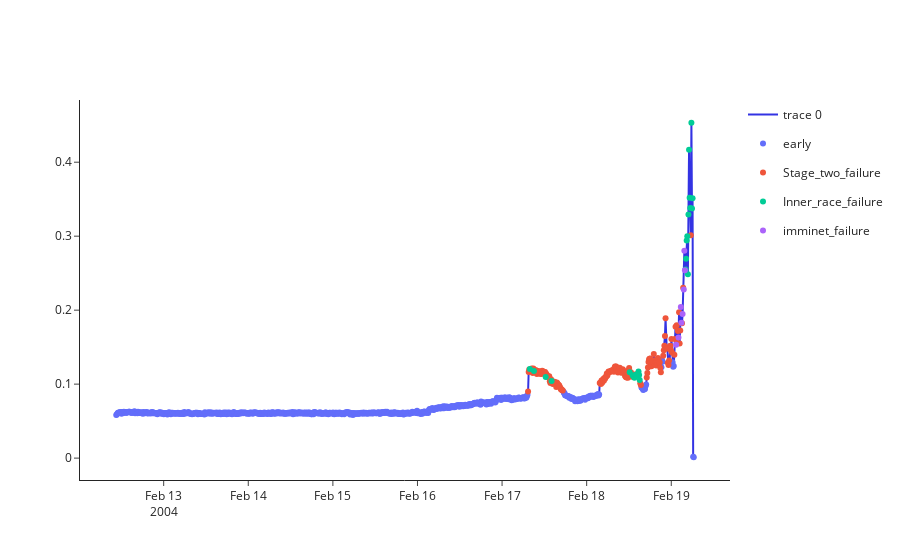
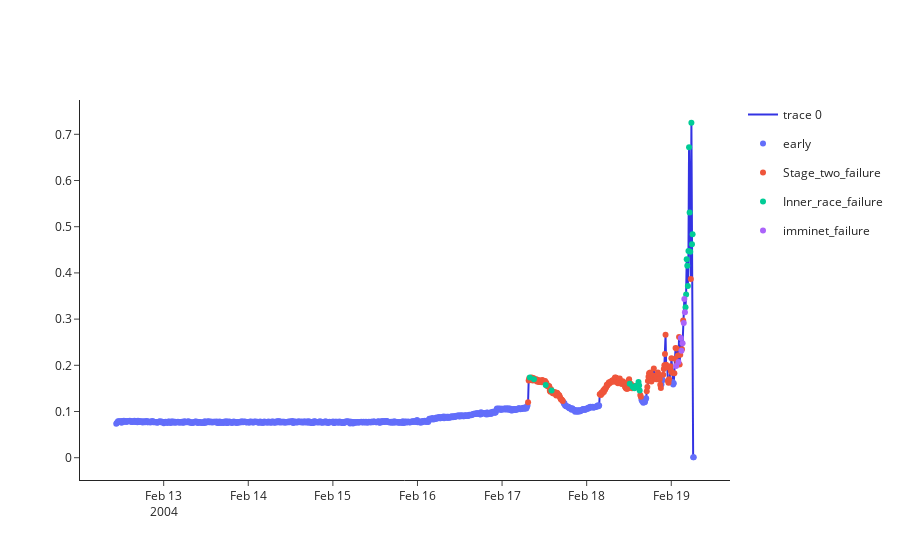
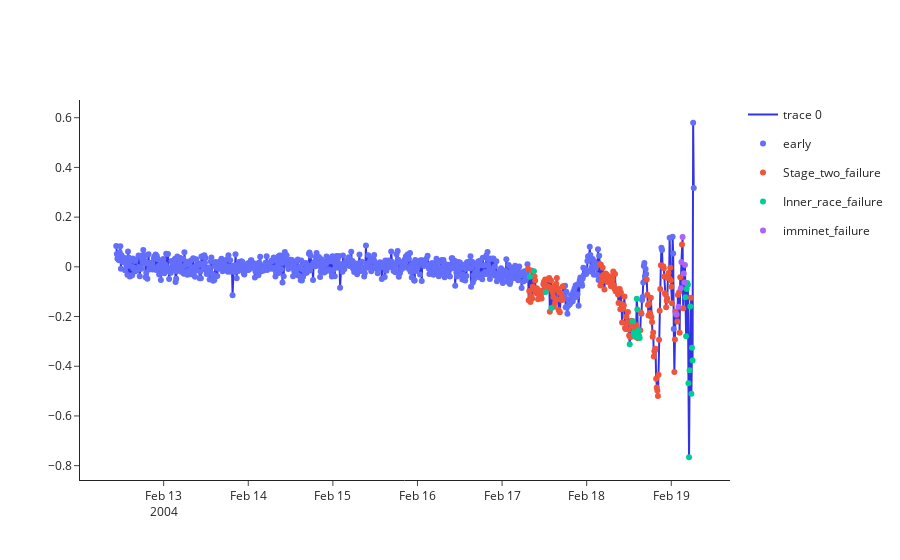
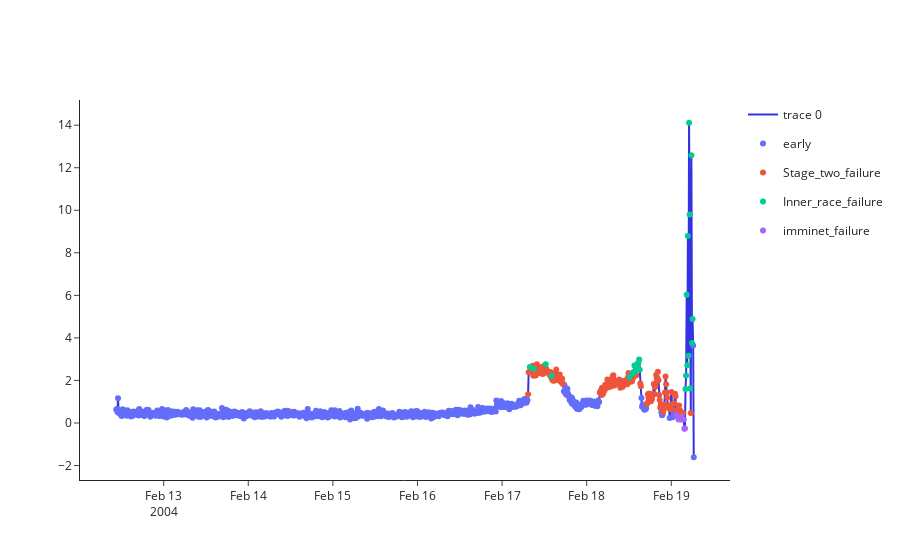

The code cell stored with these charts, in order, in its notebook:
### Markdown cell above
# Results
Here, we using plotly library which is more useful than matplotlib in terms of interactivity                   
Extracted features are plotted with their "health state" label

### Code cell
''' 
# HERE number and dataset of bearing can be changed !!!
bearing = set2_B1
#predicting state of bearing with final_model
preds = final_model.predict(bearing)
preds = le.inverse_transform(preds)
#inserting prediction and time to the dataframe
bearing.insert(12,'state',preds)
bearing.insert(13, 'time',bearing.index)

for tf in time_features_list:
    col = "B_{}".format(tf)
    print(col)
    fig=go.Figure((go.Scatter(x=bearing['time'], y=bearing[col],
                             mode='lines',
                             line=dict(color='rgba(0,0,220,0.8)'))))
    fig.add_traces(px.scatter(bearing, x='time', y=col, color='state').data)
    fig.update_layout(template='plotly_dark')
    fig.update_xaxes(showgrid=False)
    fig.show()
'''
import joblib
loaded_model = joblib.load("bearing_model.joblib")

bearing = set2_B1

# Select the first 12 columns for prediction
prediction_features = bearing.iloc[:, :12]

# Predict the state of bearing with the final_model
preds = final_model.predict(prediction_features)
preds = le.inverse_transform(preds)

# Add the 'state' and 'time' columns to the dataset
bearing['state'] = preds
bearing['time'] = bearing.index

for tf in time_features_list:
    col = "B_{}".format(tf)
    print(col)
    fig = go.Figure((go.Scatter(x=bearing['time'], y=bearing[col],
                               mode='lines',
                               line=dict(color='rgba(0,0,220,0.8)'))))
    fig.add_traces(px.scatter(bearing, x='time', y=col, color='state').data)
    fig.update_layout(template='simple_white')
    fig.update_xaxes(showgrid=False)
    fig.show()

### Figure 1 — Plotly figure (JSON) as saved in the notebook; plotly's stock layout.template omitted (floating-point values rounded to 4 significant figures; data arrays with more than 128 entries replaced by an {"elided": "..."} marker saying what was removed)
{"data": [{"line": {"color": "rgba(0,0,220,0.8)"}, "mode": "lines", "type": "scatter", "x": {"elided": "984 str values"}, "y": {"elided": "984 float values"}}, {"hovertemplate": "state=early<br>time=%{x}<br>B_mean=%{y}<extra></extra>", "legendgroup": "early", "marker": {"color": "#636efa", "symbol": "circle"}, "mode": "markers", "name": "early", "orientation": "v", "showlegend": true, "type": "scatter", "x": {"elided": "781 str values"}, "xaxis": "x", "y": {"elided": "781 float values"}, "yaxis": "y"}, {"hovertemplate": "state=Stage_two_failure<br>time=%{x}<br>B_mean=%{y}<extra></extra>", "legendgroup": "Stage_two_failure", "marker": {"color": "#EF553B", "symbol": "circle"}, "mode": "markers", "name": "Stage_two_failure", "orientation": "v", "showlegend": true, "type": "scatter", "x": {"elided": "169 str values"}, "xaxis": "x", "y": {"elided": "169 float values"}, "yaxis": "y"}, {"hovertemplate": "state=Inner_race_failure<br>time=%{x}<br>B_mean=%{y}<extra></extra>", "legendgroup": "Inner_race_failure", "marker": {"color": "#00cc96", "symbol": "circle"}, "mode": "markers", "name": "Inner_race_failure", "orientation": "v", "showlegend": true, "type": "scatter", "x": ["2004-02-17 07:52:39", "2004-02-17 09:02:39", "2004-02-17 12:22:39", "2004-02-17 14:02:39", "2004-02-18 12:12:39", "2004-02-18 13:02:39", "2004-02-18 13:22:39", "2004-02-18 13:32:39", "2004-02-18 13:52:39", "2004-02-18 14:12:39", "2004-02-18 14:22:39", "2004-02-18 14:42:39", "2004-02-18 14:52:39", "2004-02-18 15:02:39", "2004-02-19 04:02:39", "2004-02-19 04:12:39", "2004-02-19 04:22:39", "2004-02-19 04:32:39", "2004-02-19 04:42:39", "2004-02-19 04:52:39", "2004-02-19 05:02:39", "2004-02-19 05:12:39", "2004-02-19 05:22:39", "2004-02-19 05:42:39", "2004-02-19 05:52:39", "2004-02-19 06:02:39"], "xaxis": "x", "y": [0.1203, 0.1176, 0.1097, 0.1043, 0.1161, 0.1115, 0.1104, 0.1087, 0.1129, 0.1124, 0.1115, 0.1169, 0.1123, 0.1056, 0.2551, 0.2693, 0.2942, 0.2998, 0.2485, 0.3292, 0.4167, 0.352, 0.3383, 0.4533, 0.3376, 0.3511], "yaxis": "y"}, {"hovertemplate": "state=imminet_failure<br>time=%{x}<br>B_mean=%{y}<extra></extra>", "legendgroup": "imminet_failure", "marker": {"color": "#ab63fa", "symbol": "circle"}, "mode": "markers", "name": "imminet_failure", "orientation": "v", "showlegend": true, "type": "scatter", "x": ["2004-02-19 01:22:39", "2004-02-19 02:02:39", "2004-02-19 02:42:39", "2004-02-19 02:52:39", "2004-02-19 03:12:39", "2004-02-19 03:32:39", "2004-02-19 03:42:39", "2004-02-19 03:52:39"], "xaxis": "x", "y": [0.1533, 0.163, 0.2041, 0.183, 0.1948, 0.228, 0.2804, 0.254], "yaxis": "y"}], "layout": {"xaxis": {"showgrid": false}}}

### Figure 2 — Plotly figure (JSON) as saved in the notebook; plotly's stock layout.template omitted (floating-point values rounded to 4 significant figures; data arrays with more than 128 entries replaced by an {"elided": "..."} marker saying what was removed)
{"data": [{"line": {"color": "rgba(0,0,220,0.8)"}, "mode": "lines", "type": "scatter", "x": {"elided": "984 str values"}, "y": {"elided": "984 float values"}}, {"hovertemplate": "state=early<br>time=%{x}<br>B_std=%{y}<extra></extra>", "legendgroup": "early", "marker": {"color": "#636efa", "symbol": "circle"}, "mode": "markers", "name": "early", "orientation": "v", "showlegend": true, "type": "scatter", "x": {"elided": "781 str values"}, "xaxis": "x", "y": {"elided": "781 float values"}, "yaxis": "y"}, {"hovertemplate": "state=Stage_two_failure<br>time=%{x}<br>B_std=%{y}<extra></extra>", "legendgroup": "Stage_two_failure", "marker": {"color": "#EF553B", "symbol": "circle"}, "mode": "markers", "name": "Stage_two_failure", "orientation": "v", "showlegend": true, "type": "scatter", "x": {"elided": "169 str values"}, "xaxis": "x", "y": {"elided": "169 float values"}, "yaxis": "y"}, {"hovertemplate": "state=Inner_race_failure<br>time=%{x}<br>B_std=%{y}<extra></extra>", "legendgroup": "Inner_race_failure", "marker": {"color": "#00cc96", "symbol": "circle"}, "mode": "markers", "name": "Inner_race_failure", "orientation": "v", "showlegend": true, "type": "scatter", "x": ["2004-02-17 07:52:39", "2004-02-17 09:02:39", "2004-02-17 12:22:39", "2004-02-17 14:02:39", "2004-02-18 12:12:39", "2004-02-18 13:02:39", "2004-02-18 13:22:39", "2004-02-18 13:32:39", "2004-02-18 13:52:39", "2004-02-18 14:12:39", "2004-02-18 14:22:39", "2004-02-18 14:42:39", "2004-02-18 14:52:39", "2004-02-18 15:02:39", "2004-02-19 04:02:39", "2004-02-19 04:12:39", "2004-02-19 04:22:39", "2004-02-19 04:32:39", "2004-02-19 04:42:39", "2004-02-19 04:52:39", "2004-02-19 05:02:39", "2004-02-19 05:12:39", "2004-02-19 05:22:39", "2004-02-19 05:42:39", "2004-02-19 05:52:39", "2004-02-19 06:02:39"], "xaxis": "x", "y": [0.1737, 0.1698, 0.1575, 0.1453, 0.1603, 0.1538, 0.1519, 0.1502, 0.1554, 0.1553, 0.1544, 0.1637, 0.1562, 0.1454, 0.3257, 0.3531, 0.4297, 0.4156, 0.3717, 0.4477, 0.6722, 0.531, 0.4459, 0.725, 0.462, 0.4839], "yaxis": "y"}, {"hovertemplate": "state=imminet_failure<br>time=%{x}<br>B_std=%{y}<extra></extra>", "legendgroup": "imminet_failure", "marker": {"color": "#ab63fa", "symbol": "circle"}, "mode": "markers", "name": "imminet_failure", "orientation": "v", "showlegend": true, "type": "scatter", "x": ["2004-02-19 01:22:39", "2004-02-19 02:02:39", "2004-02-19 02:42:39", "2004-02-19 02:52:39", "2004-02-19 03:12:39", "2004-02-19 03:32:39", "2004-02-19 03:42:39", "2004-02-19 03:52:39"], "xaxis": "x", "y": [0.1988, 0.2072, 0.2592, 0.2317, 0.2475, 0.2917, 0.3438, 0.3148], "yaxis": "y"}], "layout": {"xaxis": {"showgrid": false}}}

### Figure 3 — Plotly figure (JSON) as saved in the notebook; plotly's stock layout.template omitted (floating-point values rounded to 4 significant figures; data arrays with more than 128 entries replaced by an {"elided": "..."} marker saying what was removed)
{"data": [{"line": {"color": "rgba(0,0,220,0.8)"}, "mode": "lines", "type": "scatter", "x": {"elided": "984 str values"}, "y": {"elided": "984 float values"}}, {"hovertemplate": "state=early<br>time=%{x}<br>B_skew=%{y}<extra></extra>", "legendgroup": "early", "marker": {"color": "#636efa", "symbol": "circle"}, "mode": "markers", "name": "early", "orientation": "v", "showlegend": true, "type": "scatter", "x": {"elided": "781 str values"}, "xaxis": "x", "y": {"elided": "781 float values"}, "yaxis": "y"}, {"hovertemplate": "state=Stage_two_failure<br>time=%{x}<br>B_skew=%{y}<extra></extra>", "legendgroup": "Stage_two_failure", "marker": {"color": "#EF553B", "symbol": "circle"}, "mode": "markers", "name": "Stage_two_failure", "orientation": "v", "showlegend": true, "type": "scatter", "x": {"elided": "169 str values"}, "xaxis": "x", "y": {"elided": "169 float values"}, "yaxis": "y"}, {"hovertemplate": "state=Inner_race_failure<br>time=%{x}<br>B_skew=%{y}<extra></extra>", "legendgroup": "Inner_race_failure", "marker": {"color": "#00cc96", "symbol": "circle"}, "mode": "markers", "name": "Inner_race_failure", "orientation": "v", "showlegend": true, "type": "scatter", "x": ["2004-02-17 07:52:39", "2004-02-17 09:02:39", "2004-02-17 12:22:39", "2004-02-17 14:02:39", "2004-02-18 12:12:39", "2004-02-18 13:02:39", "2004-02-18 13:22:39", "2004-02-18 13:32:39", "2004-02-18 13:52:39", "2004-02-18 14:12:39", "2004-02-18 14:22:39", "2004-02-18 14:42:39", "2004-02-18 14:52:39", "2004-02-18 15:02:39", "2004-02-19 04:02:39", "2004-02-19 04:12:39", "2004-02-19 04:22:39", "2004-02-19 04:32:39", "2004-02-19 04:42:39", "2004-02-19 04:52:39", "2004-02-19 05:02:39", "2004-02-19 05:12:39", "2004-02-19 05:22:39", "2004-02-19 05:42:39", "2004-02-19 05:52:39", "2004-02-19 06:02:39"], "xaxis": "x", "y": [-0.04031, -0.01811, -0.1012, -0.1654, -0.3113, -0.2186, -0.2741, -0.2641, -0.2826, -0.1283, -0.1713, -0.2558, -0.2771, -0.2866, -0.1224, -0.2796, -0.08944, -0.0655, -0.0721, -0.4687, -0.7662, -0.4165, -0.1593, -0.5106, -0.3253, -0.3771], "yaxis": "y"}, {"hovertemplate": "state=imminet_failure<br>time=%{x}<br>B_skew=%{y}<extra></extra>", "legendgroup": "imminet_failure", "marker": {"color": "#ab63fa", "symbol": "circle"}, "mode": "markers", "name": "imminet_failure", "orientation": "v", "showlegend": true, "type": "scatter", "x": ["2004-02-19 01:22:39", "2004-02-19 02:02:39", "2004-02-19 02:42:39", "2004-02-19 02:52:39", "2004-02-19 03:12:39", "2004-02-19 03:32:39", "2004-02-19 03:42:39", "2004-02-19 03:52:39"], "xaxis": "x", "y": [-0.1909, -0.1609, -0.08601, 0.01963, 0.1196, -0.02724, -0.06273, 0.007842], "yaxis": "y"}], "layout": {"xaxis": {"showgrid": false}}}

### Figure 4 — Plotly figure (JSON) as saved in the notebook; plotly's stock layout.template omitted (floating-point values rounded to 4 significant figures; data arrays with more than 128 entries replaced by an {"elided": "..."} marker saying what was removed)
{"data": [{"line": {"color": "rgba(0,0,220,0.8)"}, "mode": "lines", "type": "scatter", "x": {"elided": "984 str values"}, "y": {"elided": "984 float values"}}, {"hovertemplate": "state=early<br>time=%{x}<br>B_kurtosis=%{y}<extra></extra>", "legendgroup": "early", "marker": {"color": "#636efa", "symbol": "circle"}, "mode": "markers", "name": "early", "orientation": "v", "showlegend": true, "type": "scatter", "x": {"elided": "781 str values"}, "xaxis": "x", "y": {"elided": "781 float values"}, "yaxis": "y"}, {"hovertemplate": "state=Stage_two_failure<br>time=%{x}<br>B_kurtosis=%{y}<extra></extra>", "legendgroup": "Stage_two_failure", "marker": {"color": "#EF553B", "symbol": "circle"}, "mode": "markers", "name": "Stage_two_failure", "orientation": "v", "showlegend": true, "type": "scatter", "x": {"elided": "169 str values"}, "xaxis": "x", "y": {"elided": "169 float values"}, "yaxis": "y"}, {"hovertemplate": "state=Inner_race_failure<br>time=%{x}<br>B_kurtosis=%{y}<extra></extra>", "legendgroup": "Inner_race_failure", "marker": {"color": "#00cc96", "symbol": "circle"}, "mode": "markers", "name": "Inner_race_failure", "orientation": "v", "showlegend": true, "type": "scatter", "x": ["2004-02-17 07:52:39", "2004-02-17 09:02:39", "2004-02-17 12:22:39", "2004-02-17 14:02:39", "2004-02-18 12:12:39", "2004-02-18 13:02:39", "2004-02-18 13:22:39", "2004-02-18 13:32:39", "2004-02-18 13:52:39", "2004-02-18 14:12:39", "2004-02-18 14:22:39", "2004-02-18 14:42:39", "2004-02-18 14:52:39", "2004-02-18 15:02:39", "2004-02-19 04:02:39", "2004-02-19 04:12:39", "2004-02-19 04:22:39", "2004-02-19 04:32:39", "2004-02-19 04:42:39", "2004-02-19 04:52:39", "2004-02-19 05:02:39", "2004-02-19 05:12:39", "2004-02-19 05:22:39", "2004-02-19 05:42:39", "2004-02-19 05:52:39", "2004-02-19 06:02:39"], "xaxis": "x", "y": [2.628, 2.548, 2.758, 2.205, 2.161, 2.325, 2.414, 2.704, 2.456, 2.618, 2.785, 2.827, 2.987, 2.501, 1.597, 2.238, 6.024, 2.712, 8.79, 3.162, 14.11, 9.799, 1.625, 12.58, 3.761, 4.893], "yaxis": "y"}, {"hovertemplate": "state=imminet_failure<br>time=%{x}<br>B_kurtosis=%{y}<extra></extra>", "legendgroup": "imminet_failure", "marker": {"color": "#ab63fa", "symbol": "circle"}, "mode": "markers", "name": "imminet_failure", "orientation": "v", "showlegend": true, "type": "scatter", "x": ["2004-02-19 01:22:39", "2004-02-19 02:02:39", "2004-02-19 02:42:39", "2004-02-19 02:52:39", "2004-02-19 03:12:39", "2004-02-19 03:32:39", "2004-02-19 03:42:39", "2004-02-19 03:52:39"], "xaxis": "x", "y": [0.3935, 0.169, 0.169, 0.2938, 0.1625, 0.174, -0.2644, -0.2588], "yaxis": "y"}], "layout": {"xaxis": {"showgrid": false}}}
